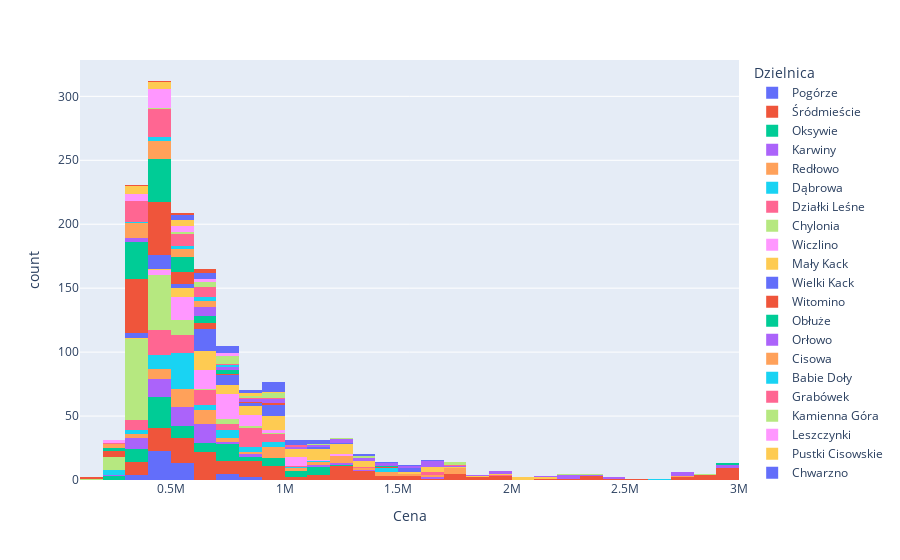

The code cell stored with this chart in its notebook:
### Code cell
#Ilosc mieszkań w Gdynii z podziałem na dzielnice w danym przedziale cenowym 
px.histogram(df_gdynia.loc[(df_gdynia['Cena'] < 3000000)], x="Cena", color="Dzielnica").show()

### Figure 1 — Plotly figure (JSON) as saved in the notebook; plotly's stock layout.template omitted (floating-point values rounded to 4 significant figures; data arrays with more than 128 entries replaced by an {"elided": "..."} marker saying what was removed)
{"data": [{"alignmentgroup": "True", "bingroup": "x", "hovertemplate": "Dzielnica=Pogórze<br>Cena=%{x}<br>count=%{y}<extra></extra>", "legendgroup": "Pogórze", "marker": {"color": "#636efa", "pattern": {"shape": ""}}, "name": "Pogórze", "offsetgroup": "Pogórze", "orientation": "v", "showlegend": true, "type": "histogram", "x": [449000, 385000, 530000, 530000, 555000, 480000, 489000, 849000, 449000, 719000, 469000, 450000, 329000, 790000, 410000, 409000, 419000, 479000, 479000, 509000, 470000, 514000, 450000, 539000, 495000, 555000, 499000, 499000, 489000, 739000, 509000, 320000, 509000, 450000, 850000, 475000, 549000, 435000, 779000, 790000, 509000, 370000, 519000, 469000, 469000, 500000, 479000], "xaxis": "x", "yaxis": "y"}, {"alignmentgroup": "True", "bingroup": "x", "hovertemplate": "Dzielnica=Śródmieście<br>Cena=%{x}<br>count=%{y}<extra></extra>", "legendgroup": "Śródmieście", "marker": {"color": "#EF553B", "pattern": {"shape": ""}}, "name": "Śródmieście", "offsetgroup": "Śródmieście", "orientation": "v", "showlegend": true, "type": "histogram", "x": {"elided": "167 int values"}, "xaxis": "x", "yaxis": "y"}, {"alignmentgroup": "True", "bingroup": "x", "hovertemplate": "Dzielnica=Oksywie<br>Cena=%{x}<br>count=%{y}<extra></extra>", "legendgroup": "Oksywie", "marker": {"color": "#00cc96", "pattern": {"shape": ""}}, "name": "Oksywie", "offsetgroup": "Oksywie", "orientation": "v", "showlegend": true, "type": "histogram", "x": [449000, 495000, 788400, 470000, 669000, 469000, 780000, 980000, 439000, 1122000, 1062000, 375000, 450000, 420000, 734000, 369000, 460000, 529999, 780000, 488000, 459000, 710000, 949000, 449000, 449000, 485000, 700000, 299000, 769000, 999000, 939000, 939000, 440000, 1000000, 589000, 434000, 509000, 340000, 549000, 490000, 1039900, 645000, 1100000, 857000, 759000, 999000, 780000, 406000, 1020000, 1122000, 470000, 699000, 320000, 1100000, 1104000, 399000, 469000, 509000, 799000, 1250000, 385000, 440000, 849000, 849000, 699000, 509000, 309960, 680000, 449000, 440000, 589000, 399000, 780000, 469000, 395000, 790000, 294000, 459000, 550000, 745000, 620000, 260000, 375000, 1099000, 1155000, 699000, 598000], "xaxis": "x", "yaxis": "y"}, {"alignmentgroup": "True", "bingroup": "x", "hovertemplate": "Dzielnica=Karwiny<br>Cena=%{x}<br>count=%{y}<extra></extra>", "legendgroup": "Karwiny", "marker": {"color": "#ab63fa", "pattern": {"shape": ""}}, "name": "Karwiny", "offsetgroup": "Karwiny", "orientation": "v", "showlegend": true, "type": "histogram", "x": [363000, 649000, 439000, 649000, 434000, 440000, 499000, 530000, 530000, 1199000, 1335000, 579000, 440000, 620000, 479000, 589000, 749000, 539000, 695000, 615000, 649000, 649000, 399000, 520000, 620000, 677000, 370260, 449000, 1650000, 820990, 1249000, 695000, 340000, 585000, 519000, 830000, 495000, 1199000, 595000, 479000, 319000, 345000, 760000, 475000, 510000, 620000, 620000, 240000, 649000, 385000, 430000, 439000, 510000, 515000, 570000, 385000, 434000, 540000, 649000, 439000, 580000, 390000, 620000], "xaxis": "x", "yaxis": "y"}, {"alignmentgroup": "True", "bingroup": "x", "hovertemplate": "Dzielnica=Redłowo<br>Cena=%{x}<br>count=%{y}<extra></extra>", "legendgroup": "Redłowo", "marker": {"color": "#FFA15A", "pattern": {"shape": ""}}, "name": "Redłowo", "offsetgroup": "Redłowo", "orientation": "v", "showlegend": true, "type": "histogram", "x": [1225431, 429000, 569000, 799000, 525000, 990000, 529000, 569000, 530000, 689000, 540000, 999999, 909000, 529000, 1225000, 545000, 600000, 655000, 589000, 1050000, 655000, 640000, 1190000, 1790000, 1239000, 913900, 1450000, 815000, 445000, 1199000, 969000, 479000, 2720000, 360000, 597000, 1590000, 856000, 1550000, 1499999, 648000, 640000, 1690000, 909000, 1690000, 1260000, 1799000, 948000, 545000, 1320000, 689000, 655000, 589000, 689000, 920771, 459000, 395000, 445000, 1269000, 1000000, 599000, 799000, 1450000, 909000, 459000, 515000, 480000, 1799000, 1799000, 722200, 369000, 655000, 459000, 1290000], "xaxis": "x", "yaxis": "y"}, {"alignmentgroup": "True", "bingroup": "x", "hovertemplate": "Dzielnica=Dąbrowa<br>Cena=%{x}<br>count=%{y}<extra></extra>", "legendgroup": "Dąbrowa", "marker": {"color": "#19d3f3", "pattern": {"shape": ""}}, "name": "Dąbrowa", "offsetgroup": "Dąbrowa", "orientation": "v", "showlegend": true, "type": "histogram", "x": [550000, 439000, 599000, 720000, 535000, 895000, 1480000, 850000, 569000, 289000, 539500, 749000, 510000, 379000, 539500, 459000, 949000, 695000, 1049000, 760000, 495000, 299000, 780000, 889000, 599000, 997000, 750000, 599000, 549000, 459000, 680000, 2646000, 940000, 570000, 539500, 480000, 500000, 1480000, 539000, 539500, 539500, 668000, 585000, 1150000, 450000, 539500, 940000, 1480000, 535000, 539000, 499000, 310000, 310000, 530000, 529000, 539500, 534000, 549000, 558000, 459000, 450000, 599000, 549000, 287000, 890000, 289998, 760000, 429900, 699000, 448500], "xaxis": "x", "yaxis": "y"}, {"alignmentgroup": "True", "bingroup": "x", "hovertemplate": "Dzielnica=Działki Leśne<br>Cena=%{x}<br>count=%{y}<extra></extra>", "legendgroup": "Działki Leśne", "marker": {"color": "#FF6692", "pattern": {"shape": ""}}, "name": "Działki Leśne", "offsetgroup": "Działki Leśne", "orientation": "v", "showlegend": true, "type": "histogram", "x": [479000, 489000, 980000, 895000, 519000, 405000, 777000, 497000, 485000, 639000, 729000, 339000, 499000, 895000, 895000, 790000, 375000, 485000, 895000, 540000, 618000, 485000, 559000, 410000, 519000, 1053000, 919000, 479000, 399000, 501160, 970000, 600000, 808000, 850000, 479000, 679000, 329000, 380000, 350000, 659000, 895000, 540000, 540000, 485000, 915180, 980490, 824040, 679000, 359000, 415000, 895000, 629000, 540000, 540000, 799000, 895000, 1665000, 349000, 1990000, 808000, 824000, 915000, 679000, 545000, 489000, 600000, 589000, 799000, 899000, 549000, 489000, 808000, 1665000, 565000, 485000, 1350000, 455000, 425000, 499000, 619920, 559000, 623700, 800000], "xaxis": "x", "yaxis": "y"}, {"alignmentgroup": "True", "bingroup": "x", "hovertemplate": "Dzielnica=Chylonia<br>Cena=%{x}<br>count=%{y}<extra></extra>", "legendgroup": "Chylonia", "marker": {"color": "#B6E880", "pattern": {"shape": ""}}, "name": "Chylonia", "offsetgroup": "Chylonia", "orientation": "v", "showlegend": true, "type": "histogram", "x": {"elided": "136 int values"}, "xaxis": "x", "yaxis": "y"}, {"alignmentgroup": "True", "bingroup": "x", "hovertemplate": "Dzielnica=Wiczlino<br>Cena=%{x}<br>count=%{y}<extra></extra>", "legendgroup": "Wiczlino", "marker": {"color": "#FF97FF", "pattern": {"shape": ""}}, "name": "Wiczlino", "offsetgroup": "Wiczlino", "orientation": "v", "showlegend": true, "type": "histogram", "x": [720000, 749000, 767500, 599000, 569000, 615000, 699000, 750000, 689000, 1099000, 566000, 596000, 739000, 519000, 770000, 549950, 619000, 767500, 659000, 680000, 610000, 699000, 550000, 703300, 879000, 699000, 815000, 683928, 956000, 709000, 815000, 784000, 479000, 1099000, 699000, 800000, 570000, 795000, 1000000, 1274000, 737000, 625000, 965000, 510000, 679000, 860000, 589000, 749000, 589000, 599000, 787000, 789000, 850000, 845000, 555000, 599000, 539000, 1000000, 749000, 650000, 709000, 760000, 850000, 699000, 530000, 760000, 1000000, 449000, 549000, 499000, 457000, 889000, 1002720, 1097400, 545000, 1150000], "xaxis": "x", "yaxis": "y"}, {"alignmentgroup": "True", "bingroup": "x", "hovertemplate": "Dzielnica=Mały Kack<br>Cena=%{x}<br>count=%{y}<extra></extra>", "legendgroup": "Mały Kack", "marker": {"color": "#FECB52", "pattern": {"shape": ""}}, "name": "Mały Kack", "offsetgroup": "Mały Kack", "orientation": "v", "showlegend": true, "type": "histogram", "x": [849000, 799000, 1282000, 1100000, 1070000, 679000, 399000, 749000, 949000, 1749000, 918000, 1285000, 679000, 549000, 1800000, 835000, 1250000, 1018000, 620000, 679000, 1690000, 1145000, 685000, 1063755, 918000, 2100000, 820000, 539000, 545000, 918000, 1375000, 1282308, 975000, 980000, 1100000, 1550000, 1176000, 599000, 825000, 1280000, 615000, 940000, 679000, 899000, 825000, 650000, 649000, 778000, 1285000, 1350000, 1250000, 1020000, 1099000, 918000, 573000, 1627000, 942000, 1662900, 1996300, 1627000, 798000, 590000, 699000, 1325000, 1164000, 690152, 899000, 949000, 630000, 545000, 765000, 630000, 1110000, 670000, 1195000, 1390000, 2000000, 1100000, 675000, 1049000, 918000, 799000, 1350000, 2095000, 749000, 499000, 1200000], "xaxis": "x", "yaxis": "y"}, {"alignmentgroup": "True", "bingroup": "x", "hovertemplate": "Dzielnica=Wielki Kack<br>Cena=%{x}<br>count=%{y}<extra></extra>", "legendgroup": "Wielki Kack", "marker": {"color": "#636efa", "pattern": {"shape": ""}}, "name": "Wielki Kack", "offsetgroup": "Wielki Kack", "orientation": "v", "showlegend": true, "type": "histogram", "x": [830000, 568000, 489000, 649000, 449000, 699000, 688000, 759000, 995000, 850000, 769000, 749000, 625000, 620000, 665000, 610000, 1169000, 749000, 370000, 655000, 449000, 335000, 1580000, 799000, 954000, 1536726, 599000, 750000, 459000, 995000, 1245000, 459000, 415000, 659000, 995000, 640000, 999000, 1500000, 649000, 1100000, 665000, 920000, 999000, 999000, 995000, 499000, 465000, 665000, 449000, 670000, 360000, 550000, 419000, 749000, 370000, 659000, 640000, 799000, 449000, 699000], "xaxis": "x", "yaxis": "y"}, {"alignmentgroup": "True", "bingroup": "x", "hovertemplate": "Dzielnica=Witomino<br>Cena=%{x}<br>count=%{y}<extra></extra>", "legendgroup": "Witomino", "marker": {"color": "#EF553B", "pattern": {"shape": ""}}, "name": "Witomino", "offsetgroup": "Witomino", "orientation": "v", "showlegend": true, "type": "histogram", "x": [379000, 479000, 519000, 459000, 409000, 439000, 159000, 370000, 470000, 459000, 408300, 419000, 589900, 419000, 489000, 380000, 399000, 299000, 670000, 499000, 335000, 379000, 579000, 439000, 439000, 610000, 649000, 379000, 379000, 469000, 660000, 480000, 379000, 479000, 379000, 299000, 1449000, 379000, 584000, 529000, 469000, 469000, 499000, 359000, 358000, 439000, 330000, 585000, 890000, 295000, 390000, 399000, 599000, 439000, 339000, 475000, 375000, 395000, 375000, 439000, 479000, 310000, 445000, 444000, 439000, 999000, 467820, 429000, 479000, 369000, 339000, 512000, 366000, 589900, 729000, 339000, 330000, 439000, 370000, 439000, 439000, 369000, 439000, 439000, 443000, 349999, 469000, 375000, 379000, 379000, 379000, 299000, 469000, 379000, 379000, 379000, 375000, 549000, 379000, 699000, 479000, 389000, 299000, 379000, 443000, 399000, 480000, 329000], "xaxis": "x", "yaxis": "y"}, {"alignmentgroup": "True", "bingroup": "x", "hovertemplate": "Dzielnica=Obłuże<br>Cena=%{x}<br>count=%{y}<extra></extra>", "legendgroup": "Obłuże", "marker": {"color": "#00cc96", "pattern": {"shape": ""}}, "name": "Obłuże", "offsetgroup": "Obłuże", "orientation": "v", "showlegend": true, "type": "histogram", "x": [449000, 328000, 459000, 359000, 399000, 549000, 439000, 449000, 399999, 449000, 265000, 350000, 380000, 350000, 529000, 419000, 1440000, 359000, 399000, 470000, 549000, 375000, 425000, 357700, 457000, 435000, 550000, 510000, 519000, 479000, 449000, 610000, 429000, 357700, 510000, 529000, 399000, 410000, 395000, 365000, 390000, 347000, 395000, 410000, 299999, 449000, 465000, 490000, 399000, 499000, 399000, 349000, 755000, 459000, 755000, 399000, 499000, 370000, 620000, 349000, 412000, 469000, 469000, 410000, 410000, 480000, 449000, 590000, 655000, 799990, 312000, 399000, 379000, 349999, 489000, 459000, 397000, 450000, 610000, 469900, 489000, 610000, 479000, 515000, 550000], "xaxis": "x", "yaxis": "y"}, {"alignmentgroup": "True", "bingroup": "x", "hovertemplate": "Dzielnica=Orłowo<br>Cena=%{x}<br>count=%{y}<extra></extra>", "legendgroup": "Orłowo", "marker": {"color": "#ab63fa", "pattern": {"shape": ""}}, "name": "Orłowo", "offsetgroup": "Orłowo", "orientation": "v", "showlegend": true, "type": "histogram", "x": [1249000, 903000, 905000, 779000, 2200000, 670000, 1900000, 1220000, 1249000, 2200000, 2200000, 1676000, 1135862, 1650000, 609000, 719000, 2750000, 1580000, 2749000, 1446889, 1390000, 1390000, 2100000, 1676000, 1470000, 675000, 829000, 2965000, 1676000, 2406328, 2749020, 650000, 1599000, 1090000, 379000, 699000, 1949000, 330000, 330000, 890000, 2900000, 1890000, 1600000, 2950000, 699000, 1749000, 680000, 1049000, 989000, 2395000], "xaxis": "x", "yaxis": "y"}, {"alignmentgroup": "True", "bingroup": "x", "hovertemplate": "Dzielnica=Cisowa<br>Cena=%{x}<br>count=%{y}<extra></extra>", "legendgroup": "Cisowa", "marker": {"color": "#FFA15A", "pattern": {"shape": ""}}, "name": "Cisowa", "offsetgroup": "Cisowa", "orientation": "v", "showlegend": true, "type": "histogram", "x": [365000, 475000, 435000, 550000, 625000, 323000, 429000, 379999, 425000, 450000, 235000, 399000, 619000, 399000, 299999, 649000, 470000, 449000, 424000, 455000, 545000, 355800, 389000, 659000, 385000, 598000, 399000, 462000, 598000, 235000, 599000, 668250, 598000, 489000, 389000, 430000, 449000, 399000, 435000, 397000, 525000], "xaxis": "x", "yaxis": "y"}, {"alignmentgroup": "True", "bingroup": "x", "hovertemplate": "Dzielnica=Babie Doły<br>Cena=%{x}<br>count=%{y}<extra></extra>", "legendgroup": "Babie Doły", "marker": {"color": "#19d3f3", "pattern": {"shape": ""}}, "name": "Babie Doły", "offsetgroup": "Babie Doły", "orientation": "v", "showlegend": true, "type": "histogram", "x": [590000, 499000, 615000, 499000, 525000, 615000, 390000, 790000, 490000, 650000, 710000], "xaxis": "x", "yaxis": "y"}, {"alignmentgroup": "True", "bingroup": "x", "hovertemplate": "Dzielnica=Grabówek<br>Cena=%{x}<br>count=%{y}<extra></extra>", "legendgroup": "Grabówek", "marker": {"color": "#FF6692", "pattern": {"shape": ""}}, "name": "Grabówek", "offsetgroup": "Grabówek", "orientation": "v", "showlegend": true, "type": "histogram", "x": [428000, 640000, 299000, 650000, 589000, 459000, 499000, 393000, 549000, 349000, 459000, 660000, 495000, 455910, 462000, 419000, 370000, 545000, 450000, 425000, 499000, 424999, 409000, 348000, 350000, 777000, 370000, 1099000, 630000, 699000, 300000, 350000, 349000, 1799000, 565000, 670000, 476000, 499000, 458000, 395000, 499999, 350000, 495000, 350000, 350000, 534000, 499000, 359000, 439000, 449000, 949000, 699000, 528000, 829000, 540000, 465000, 335000, 370000, 649000, 530000, 560000], "xaxis": "x", "yaxis": "y"}, {"alignmentgroup": "True", "bingroup": "x", "hovertemplate": "Dzielnica=Kamienna Góra<br>Cena=%{x}<br>count=%{y}<extra></extra>", "legendgroup": "Kamienna Góra", "marker": {"color": "#B6E880", "pattern": {"shape": ""}}, "name": "Kamienna Góra", "offsetgroup": "Kamienna Góra", "orientation": "v", "showlegend": true, "type": "histogram", "x": [690000, 685000, 960000, 515000, 899000, 2250000, 647280, 450000, 775000, 669000, 1350000, 755000, 1100000, 755000, 999999, 999999, 789000, 799000, 1399000, 2399000, 799000, 2800000, 899000, 1790000, 999000, 580000, 1790000, 1297000], "xaxis": "x", "yaxis": "y"}, {"alignmentgroup": "True", "bingroup": "x", "hovertemplate": "Dzielnica=Leszczynki<br>Cena=%{x}<br>count=%{y}<extra></extra>", "legendgroup": "Leszczynki", "marker": {"color": "#FF97FF", "pattern": {"shape": ""}}, "name": "Leszczynki", "offsetgroup": "Leszczynki", "orientation": "v", "showlegend": true, "type": "histogram", "x": [495000, 535000, 499000, 525000, 275000, 424000, 469000, 469000, 515000, 750000, 350000, 649000, 340000, 528000, 499000, 429000, 399000, 485000, 275000, 473000, 347000, 699000, 473000, 519000, 459000, 310000, 495000, 495000, 775000, 459000, 470000, 380000], "xaxis": "x", "yaxis": "y"}, {"alignmentgroup": "True", "bingroup": "x", "hovertemplate": "Dzielnica=Pustki Cisowskie<br>Cena=%{x}<br>count=%{y}<extra></extra>", "legendgroup": "Pustki Cisowskie", "marker": {"color": "#FECB52", "pattern": {"shape": ""}}, "name": "Pustki Cisowskie", "offsetgroup": "Pustki Cisowskie", "orientation": "v", "showlegend": true, "type": "histogram", "x": [340000, 550000, 599999, 340000, 569000, 399000, 430000, 430000, 920000, 479000, 429000, 480000, 800000, 820000, 564000, 389000, 349000, 389000], "xaxis": "x", "yaxis": "y"}, {"alignmentgroup": "True", "bingroup": "x", "hovertemplate": "Dzielnica=Chwarzno<br>Cena=%{x}<br>count=%{y}<extra></extra>", "legendgroup": "Chwarzno", "marker": {"color": "#636efa", "pattern": {"shape": ""}}, "name": "Chwarzno", "offsetgroup": "Chwarzno", "orientation": "v", "showlegend": true, "type": "histogram", "x": [1099000, 799000, 769000, 650000, 880000, 1190000, 1550000, 965000, 665000, 529000, 990000, 967000, 717000, 529000, 830000, 789900, 640000, 665000, 1149000, 529000, 947000, 660000, 949000, 769000, 1089000, 599000, 950000, 1699000, 1490000, 1000000, 740000, 1047000, 1350000, 910000, 1150000, 950000], "xaxis": "x", "yaxis": "y"}, {"alignmentgroup": "True", "bingroup": "x", "hovertemplate": "Dzielnica=Demptowo<br>Cena=%{x}<br>count=%{y}<extra></extra>", "legendgroup": "Demptowo", "marker": {"color": "#EF553B", "pattern": {"shape": ""}}, "name": "Demptowo", "offsetgroup": "Demptowo", "orientation": "v", "showlegend": true, "type": "histogram", "x": [435000, 559000, 690000, 380000, 524000, 690000, 690000], "xaxis": "x", "yaxis": "y"}, {"alignmentgroup": "True", "bingroup": "x", "hovertemplate": "Dzielnica=Gdynia Port<br>Cena=%{x}<br>count=%{y}<extra></extra>", "legendgroup": "Gdynia Port", "marker": {"color": "#00cc96", "pattern": {"shape": ""}}, "name": "Gdynia Port", "offsetgroup": "Gdynia Port", "orientation": "v", "showlegend": true, "type": "histogram", "x": [2990000], "xaxis": "x", "yaxis": "y"}], "layout": {"barmode": "relative", "legend": {"title": {"text": "Dzielnica"}, "tracegroupgap": 0}, "margin": {"t": 60}, "xaxis": {"anchor": "y", "domain": [0, 1], "title": {"text": "Cena"}}, "yaxis": {"anchor": "x", "domain": [0, 1], "title": {"text": "count"}}}}
